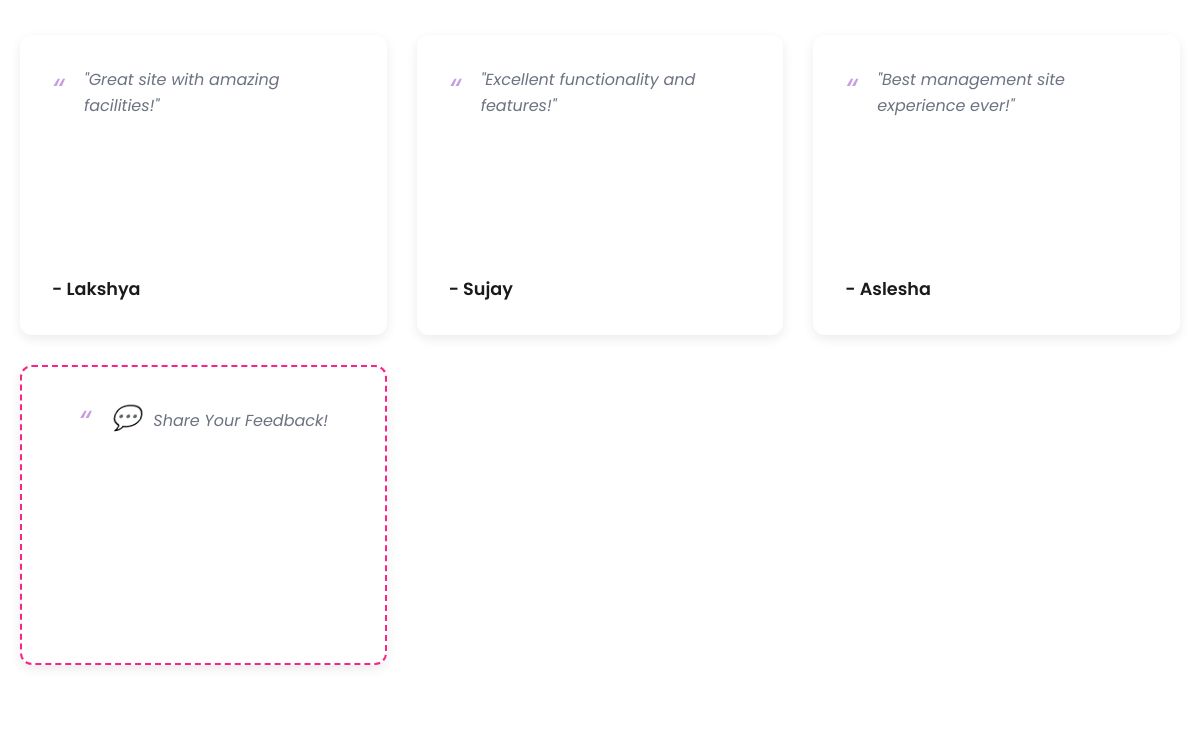
Page /about/ (lower part) on the earlier database version.
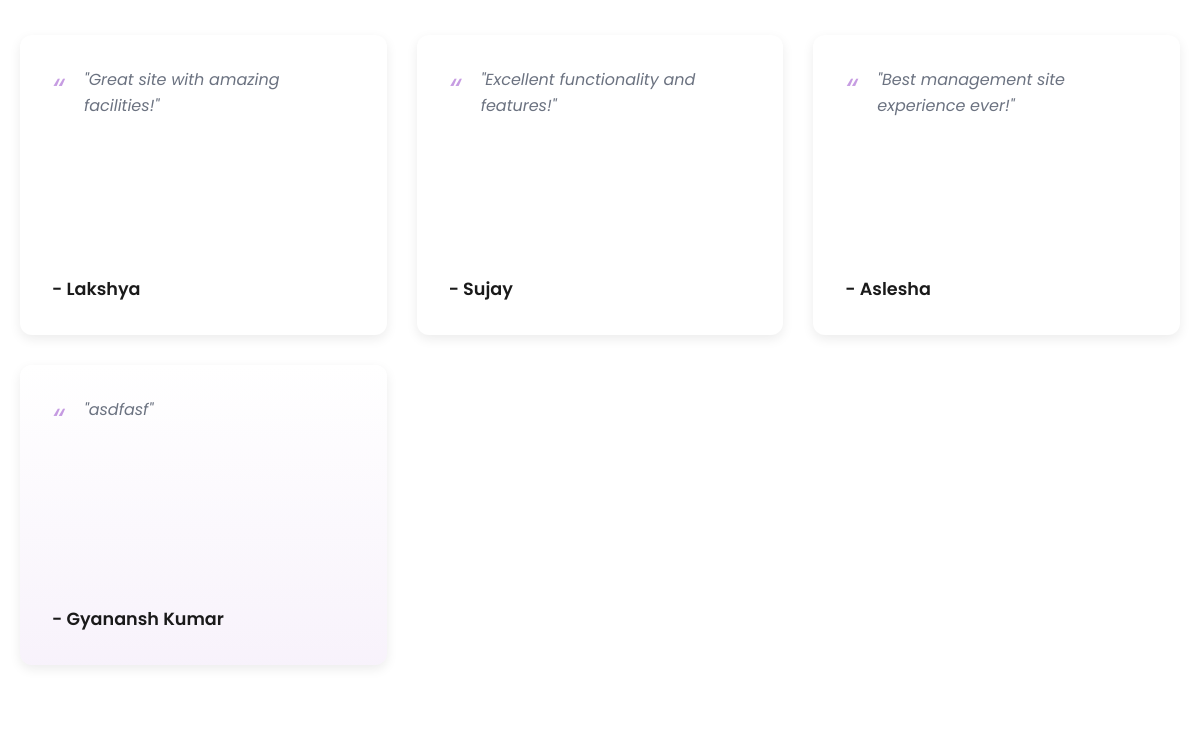
Same page on the later database version.
### Hostels/models.py (models this page shows, shortened)
class Feedback(models.Model):
    user = models.ForeignKey(CustomUser, on_delete=models.SET_NULL, null=True)
    environment_rating = models.CharField(max_length=20)
    service_rating = models.IntegerField()
    comments = models.TextField()
    hostel = models.CharField(max_length=50)
    submitted_at = models.DateTimeField(auto_now_add=True)

class CustomUser(AbstractUser):
    username = None  # Remove username field
    email = models.EmailField(unique=True)
    roll_number = models.CharField(max_length=20, blank=True, null=True,unique=True)  # Optional field
    USERNAME_FIELD = 'email'
    REQUIRED_FIELDS = ['first_name', 'last_name']  # roll_number is optional
    objects = CustomUserManager()

### Hostels/views.py (the view)
# urls.py: path('about/', views.about, name='about'),
def about(request):
    feedbacks = Feedback.objects.all().order_by('-submitted_at')
    return render(request, 'Rooms_about.html', {'feedbacks': feedbacks})

### Hostels/templates/Rooms_about.html (shortened to what this page needs)
{% extends 'Rooms_base.html' %}
{% load static %}
{% block content %}
<link rel="stylesheet" href="{% static 'css/Rooms_about.css' %}">
<section class="rating-section">
    <div class="container">
        <div class="row">
            <div class="col-12 col-md-6 col-lg-4">
                <div class="review-box">
                    <p>"Great site with amazing facilities!"</p>
                    <h5>- Lakshya</h5>
                </div>
            </div>
            <div class="col-12 col-md-6 col-lg-4">
                <div class="review-box">
                    <p>"Excellent functionality and features!"</p>
                    <h5>- Sujay</h5>
                </div>
            </div>
            <div class="col-12 col-md-6 col-lg-4">
                <div class="review-box">
                    <p>"Best management site experience ever!"</p>
                    <h5>- Aslesha</h5>
                </div>
            </div>
            {% for feedback in feedbacks %}
            <div class="col-12 col-md-6 col-lg-4">
                <div class="review-box feedback-entry">
                    <p>"{{ feedback.comments }}"</p>
                    <h5>- {% if feedback.user %}{{ feedback.user.get_full_name }}{% else %}Anonymous{% endif %}</h5>
                </div>
            </div>
            {% empty %}
            <div class="col-12 col-md-6 col-lg-4">
                <div class="review-box no-feedback">
                    <p class="no-feedback-text"><span class="feedback-icon">💬</span> Share Your Feedback!</p>
                </div>
            </div>
            {% endfor %}
        </div>
    </div>
</section>
{% endblock %}

Differences in the rows shown:
added Feedback: comments "asdfasf", user.get_full_name "Gyanansh Kumar"
Other differences:
text no longer shown: "💬 Share Your Feedback!"
